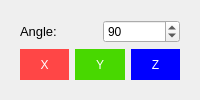
          <widget class="QWidget" name="page_rotate">
           <attribute name="label">
            <string>Rotate</string>
           </attribute>
           <layout class="QVBoxLayout" name="verticalLayout_12">
            <item>
             <widget class="QWidget" name="rotateGrp" native="true">
              <property name="sizePolicy">
               <sizepolicy hsizetype="Preferred" vsizetype="MinimumExpanding">
                <horstretch>0</horstretch>
                <verstretch>0</verstretch>
               </sizepolicy>
              </property>
              <property name="minimumSize">
               <size>
                <width>0</width>
                <height>50</height>
               </size>
              </property>
              <layout class="QVBoxLayout" name="verticalLayout_7">
               <property name="sizeConstraint">
                <enum>QLayout::SetNoConstraint</enum>
               </property>
               <item>
                <layout class="QHBoxLayout" name="horizontalLayout_9">
                 <item>
                  <widget class="QLabel" name="label_angle">
                   <property name="font">
                    <font>
                     <pointsize>10</pointsize>
                    </font>
                   </property>
                   <property name="text">
                    <string>Angle:</string>
                   </property>
                  </widget>
                 </item>
                 <item>
                  <widget class="QSpinBox" name="angle_box">
                   <property name="maximum">
                    <number>360</number>
                   </property>
                   <property name="singleStep">
                    <number>45</number>
                   </property>
                   <property name="value">
                    <number>90</number>
                   </property>
                  </widget>
                 </item>
                </layout>
               </item>
               <item>
                <layout class="QHBoxLayout" name="horizontalLayout_7">
                 <item>
                  <widget class="QPushButton" name="btn_rotateX">
                   <property name="sizePolicy">
                    <sizepolicy hsizetype="Minimum" vsizetype="Minimum">
                     <horstretch>0</horstretch>
                     <verstretch>0</verstretch>
                    </sizepolicy>
                   </property>
                   <property name="minimumSize">
                    <size>
                     <width>0</width>
                     <height>26</height>
                    </size>
                   </property>
                   <property name="styleSheet">
                    <string notr="true">background-color: rgb(255, 70, 70);
color: white;
border: 0px;</string>
                   </property>
                   <property name="text">
                    <string>X</string>
                   </property>
                  </widget>
                 </item>
                 <item>
                  <widget class="QPushButton" name="btn_rotateY">
                   <property name="sizePolicy">
                    <sizepolicy hsizetype="Minimum" vsizetype="Minimum">
                     <horstretch>0</horstretch>
                     <verstretch>0</verstretch>
                    </sizepolicy>
                   </property>
                   <property name="minimumSize">
                    <size>
                     <width>0</width>
                     <height>26</height>
                    </size>
                   </property>
                   <property name="styleSheet">
                    <string notr="true">background-color: rgb(72, 216, 0);
color: white;
border: 0px;</string>
                   </property>
                   <property name="text">
                    <string>Y</string>
                   </property>
                  </widget>
                 </item>
                 <item>
                  <widget class="QPushButton" name="btn_rotateZ">
                   <property name="sizePolicy">
                    <sizepolicy hsizetype="Minimum" vsizetype="Minimum">
                     <horstretch>0</horstretch>
                     <verstretch>0</verstretch>
                    </sizepolicy>
                   </property>
                   <property name="minimumSize">
                    <size>
                     <width>0</width>
                     <height>26</height>
                    </size>
                   </property>
                   <property name="styleSheet">
                    <string notr="true">background-color: blue;
color: white;
border: 0px;</string>
                   </property>
                   <property name="text">
                    <string>Z</string>
                   </property>
                  </widget>
                 </item>
                </layout>
               </item>
              </layout>
             </widget>
            </item>
           </layout>
          </widget>
